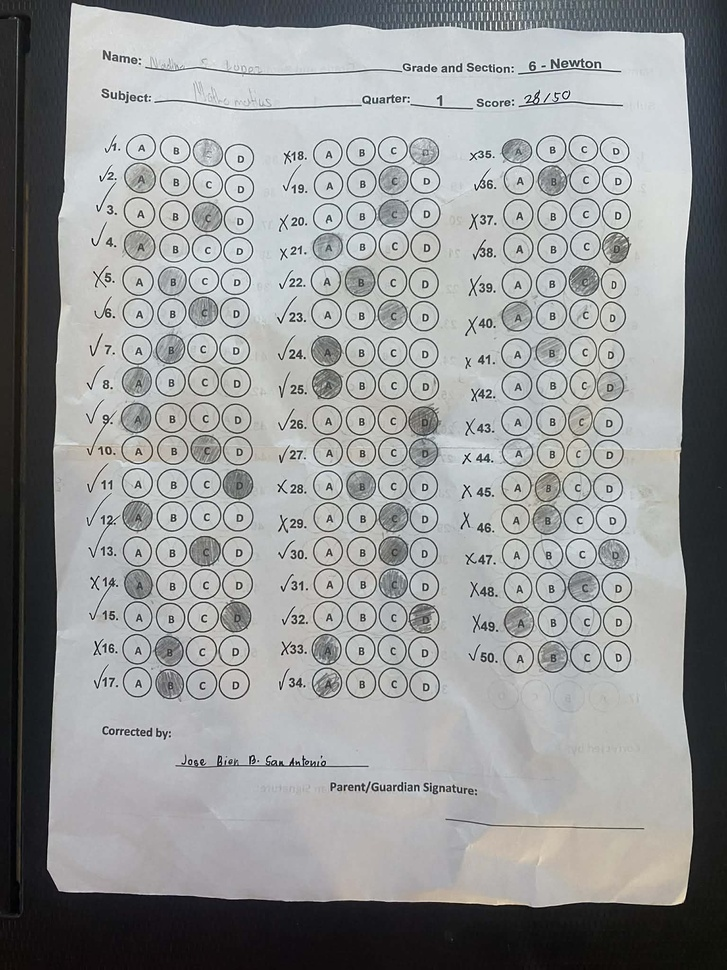
#> input picture test_photo.jpg, 727 x 970 px, shrunk from 1536 x 2048 before the run
$ python -i detector.py   (imports and definitions only)
#> lines starting #> are read from the running program, lines starting #| are printed output that depends on the picture; after the words box and inside, x2 and y2 are one past the last pixel; in counts of white or black regions, pixels touching at a corner belong together
"""
detector.py
────────────────────────────────────────────────
Detects and straightens exam paper from camera frame.
Called by app.py on every camera frame.

Input:  OpenCV image (BGR)
Output: (annotated_frame, warped_frame or None, detected bool)
"""

import cv2
import numpy as np


def order_points(pts):
    """Order 4 corners: top-left, top-right, bottom-right, bottom-left."""
    rect    = np.zeros((4, 2), dtype="float32")
    s       = pts.sum(axis=1)
    rect[0] = pts[np.argmin(s)]
    rect[2] = pts[np.argmax(s)]
    diff    = np.diff(pts, axis=1)
    rect[1] = pts[np.argmin(diff)]
    rect[3] = pts[np.argmax(diff)]
    return rect


def four_point_transform(image, pts):
    """Warp paper to flat top-down view."""
    rect             = order_points(pts)
    (tl, tr, br, bl) = rect
    maxW = max(int(np.linalg.norm(br - bl)), int(np.linalg.norm(tr - tl)))
    maxH = max(int(np.linalg.norm(tr - br)), int(np.linalg.norm(tl - bl)))
    dst  = np.array([[0,0],[maxW-1,0],[maxW-1,maxH-1],[0,maxH-1]], dtype="float32")
    M    = cv2.getPerspectiveTransform(rect, dst)
    return cv2.warpPerspective(image, M, (maxW, maxH))


def find_paper_contour(gray, image_area):
    """Try multiple strategies to find the paper edges."""
    blurred  = cv2.GaussianBlur(gray, (5, 5), 0)
    kernel   = np.ones((3, 3), np.uint8)
    otsu_val, _ = cv2.threshold(blurred, 0, 255,
                                cv2.THRESH_BINARY + cv2.THRESH_OTSU)

    edge_maps = [
        cv2.Canny(blurred, 20, 80),
        cv2.Canny(blurred, otsu_val * 0.4, otsu_val),
        cv2.Canny(
            cv2.adaptiveThreshold(blurred, 255,
                cv2.ADAPTIVE_THRESH_GAUSSIAN_C,
                cv2.THRESH_BINARY, 11, 2), 10, 50),
        cv2.dilate(cv2.Canny(blurred, 20, 80), kernel, iterations=2),
    ]

    for edges in edge_maps:
        cnts, _ = cv2.findContours(edges.copy(),
                                   cv2.RETR_LIST,
                                   cv2.CHAIN_APPROX_SIMPLE)
        cnts = sorted(cnts, key=cv2.contourArea, reverse=True)[:10]

        for c in cnts:
            area = cv2.contourArea(c)
            if area < image_area * 0.08 or area > image_area * 0.97:
                continue
            peri   = cv2.arcLength(c, True)
            approx = cv2.approxPolyDP(c, 0.02 * peri, True)
            if len(approx) == 4:
                return approx

    return None


def detect_paper(frame):
    """
    Main function called by app.py.
    Input:  OpenCV BGR image
    Output: (annotated_frame, warped_frame or None, detected bool)
    """
    original = frame.copy()
    h, w     = frame.shape[:2]
    gray     = cv2.cvtColor(frame, cv2.COLOR_BGR2GRAY)
    approx   = find_paper_contour(gray, h * w)

    if approx is not None:
        pts = approx.reshape(4, 2).astype("float32")

        # Draw green outline
        cv2.drawContours(frame, [approx], -1, (0, 230, 80), 4)
        for pt in approx.reshape(4, 2):
            px, py = int(pt[0]), int(pt[1])
            cv2.circle(frame, (px, py), 12, (0, 230, 80), -1)
            cv2.circle(frame, (px, py), 12, (255, 255, 255), 2)

        # Green status bar
        cv2.rectangle(frame, (0, 0), (w, 52), (0, 170, 60), -1)
        cv2.putText(frame, "PAPER DETECTED", (14, 36),
                    cv2.FONT_HERSHEY_SIMPLEX, 1.0, (255, 255, 255), 2)

        warped = four_point_transform(original, pts)
        return frame, warped, True

    else:
        # Dark scanning bar
        cv2.rectangle(frame, (0, 0), (w, 52), (25, 25, 25), -1)
        cv2.putText(frame, "SCANNING...", (14, 36),
                    cv2.FONT_HERSHEY_SIMPLEX, 1.0, (160, 160, 160), 2)

        # Orange guide box
        m = 45
        cv2.rectangle(frame, (m, m + 52), (w - m, h - m),
                      (0, 140, 255), 2)
        cv2.putText(frame, "Aim paper inside this box",
                    (m + 8, h - m - 10),
                    cv2.FONT_HERSHEY_SIMPLEX, 0.55, (0, 140, 255), 2)

        return frame, None, False

>>> import cv2
>>> picture = cv2.imread('test_photo.jpg')
#> picture is the input picture: shape (970, 727, 3); mean B, G, R 151.9, 151.4, 149.7
>>> result = detect_paper(picture)
#> in find_paper_contour, `otsu_val, _ = cv2.threshold(blurred, 0, 255, cv2.THRESH_BINARY + cv2.T..`: otsu_val = 110
#> the loop in find_paper_contour, `for edges in edge_maps:` made 4 passes
#> in detect_paper, `approx   = find_paper_contour(gray, h * w)`: approx = [[683, 30], [69, 1], [56, 892], [686, 903]]
#> in detect_paper, `cv2.drawContours(frame, [approx], -1, (0, 230, 80), 4)`:
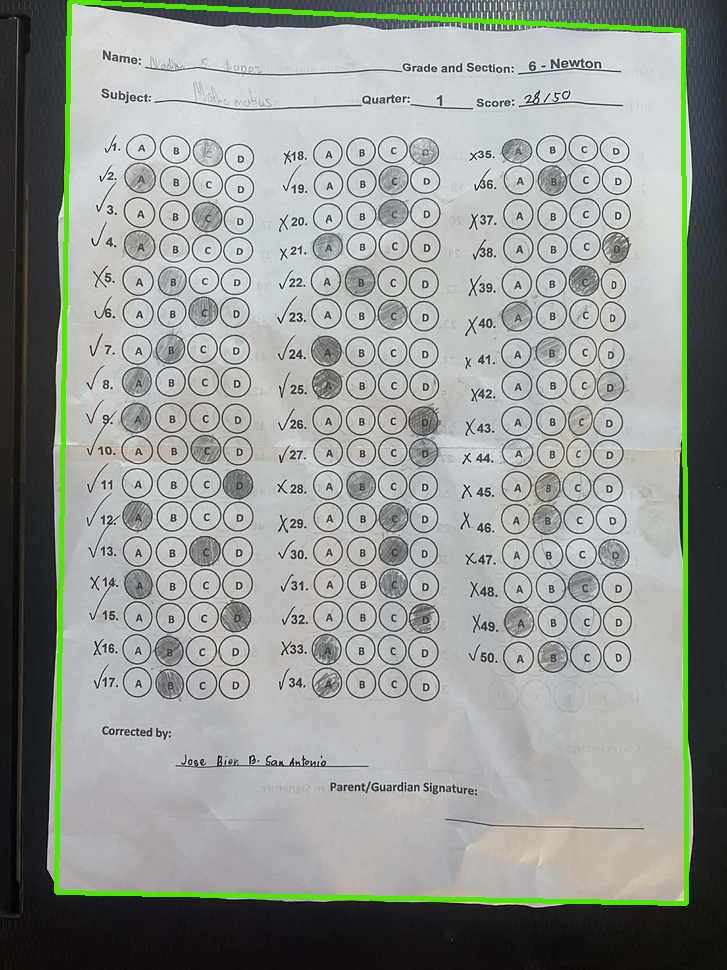
#> frame: shape (970, 727, 3); 2.13% of pixels changed, all inside (x1, y1, x2, y2) = (54, 0, 689, 906)
#> the loop in detect_paper, `for pt in approx.reshape(4, 2):` made 4 passes
#> after the loop in detect_paper, `for pt in approx.reshape(4, 2):`:
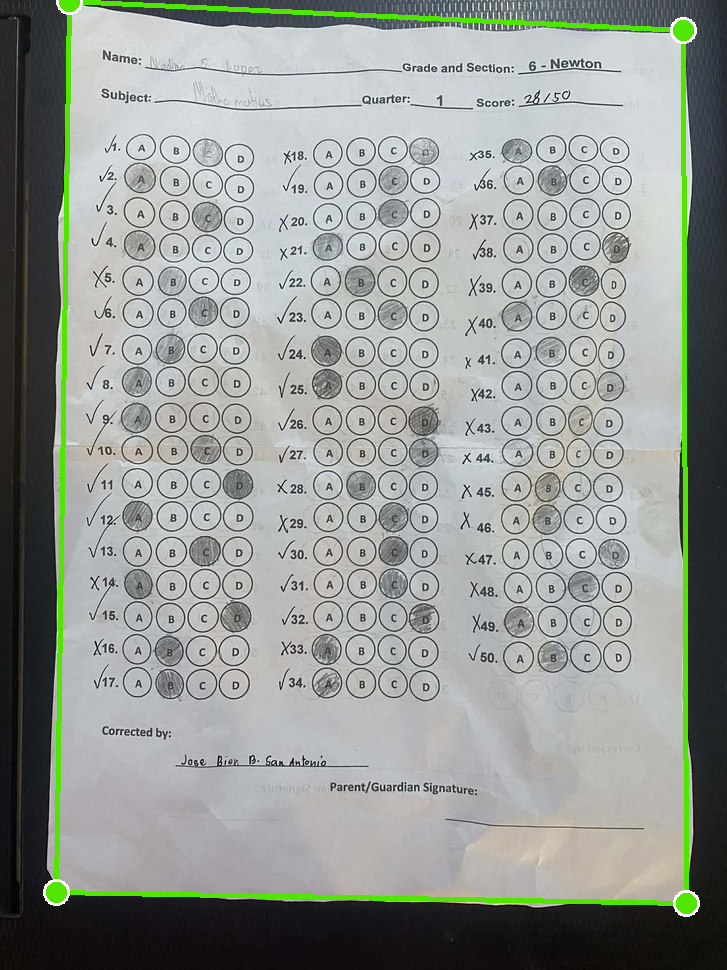
#> frame: shape (970, 727, 3); 0.23% of pixels changed, all inside (x1, y1, x2, y2) = (43, 0, 700, 917)
#> in detect_paper, `cv2.putText(frame, "PAPER DETECTED", (14, 36), cv2.FONT_HERSHEY_SIMPLE..`:
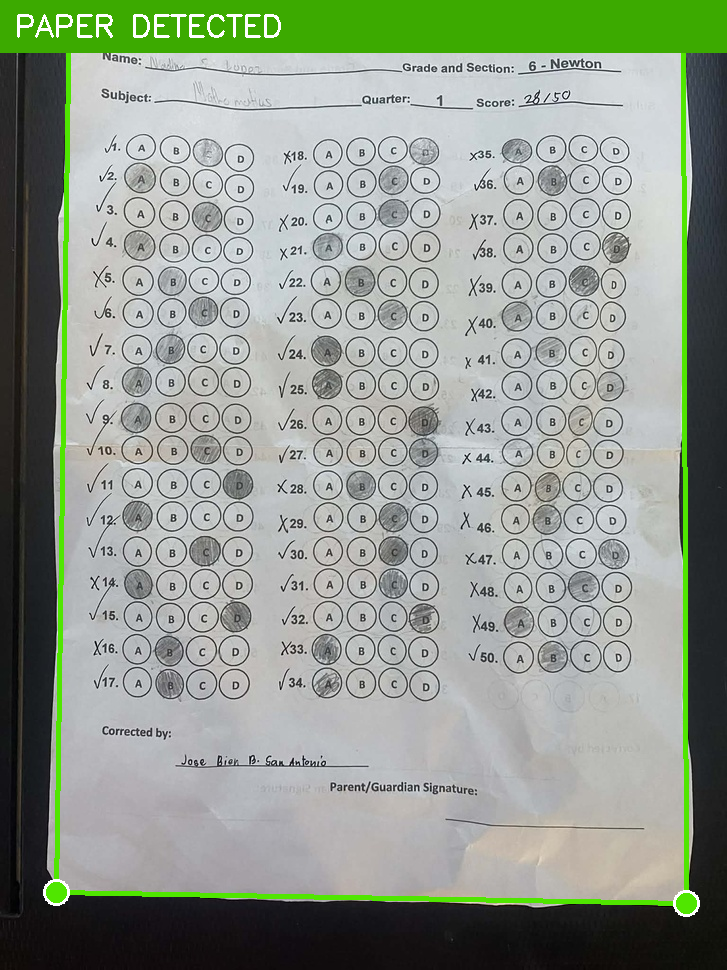
#> frame: shape (970, 727, 3); mean B, G, R 142.5, 155, 145.3
#> in order_points, `s       = pts.sum(axis=1)`: s = [713, 70, 948, 1589]
#> in order_points, `diff    = np.diff(pts, axis=1)`: diff = [-653, -68, 836, 217]
#> in four_point_transform, `rect             = order_points(pts)`: rect = [[69, 1], [683, 30], [686, 903], [56, 892]]
#> in four_point_transform, `(tl, tr, br, bl) = rect`: tl = [69, 1]; tr = [683, 30]; br = [686, 903]; bl = [56, 892]
#> in four_point_transform, `maxW = max(int(np.linalg.norm(br - bl)), int(np.linalg.norm(tr - tl)))`: maxW = 630
#> in four_point_transform, `maxH = max(int(np.linalg.norm(tr - br)), int(np.linalg.norm(tl - bl)))`: maxH = 891
#> in four_point_transform, `dst  = np.array([[0,0],[maxW-1,0],[maxW-1,maxH-1],[0,maxH-1]], dtype="..`: dst = [[0, 0], [629, 0], [629, 890], [0, 890]]
#> in four_point_transform, `M    = cv2.getPerspectiveTransform(rect, dst)`: M = [[1, 0.0146, -69.04], [-0.0483, 1.02, 2.31], [-3.47e-05, 2.88e-05, 1]]
#> in four_point_transform, `return cv2.warpPerspective(image, M, (maxW, maxH))`:
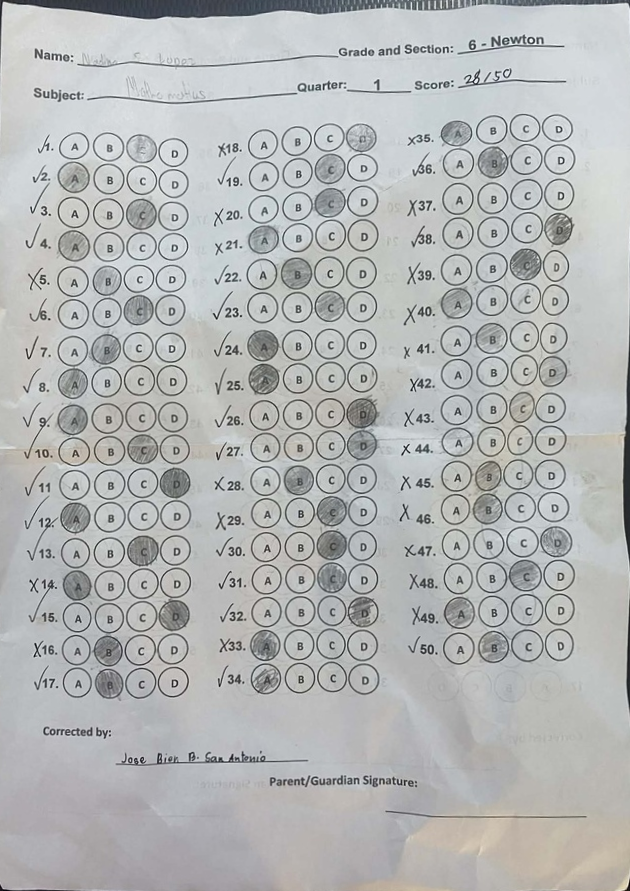
#> returned value: shape (891, 630, 3); mean of channels 0, 1, 2 182.3, 182.2, 180.2; drawn as B, G, R
